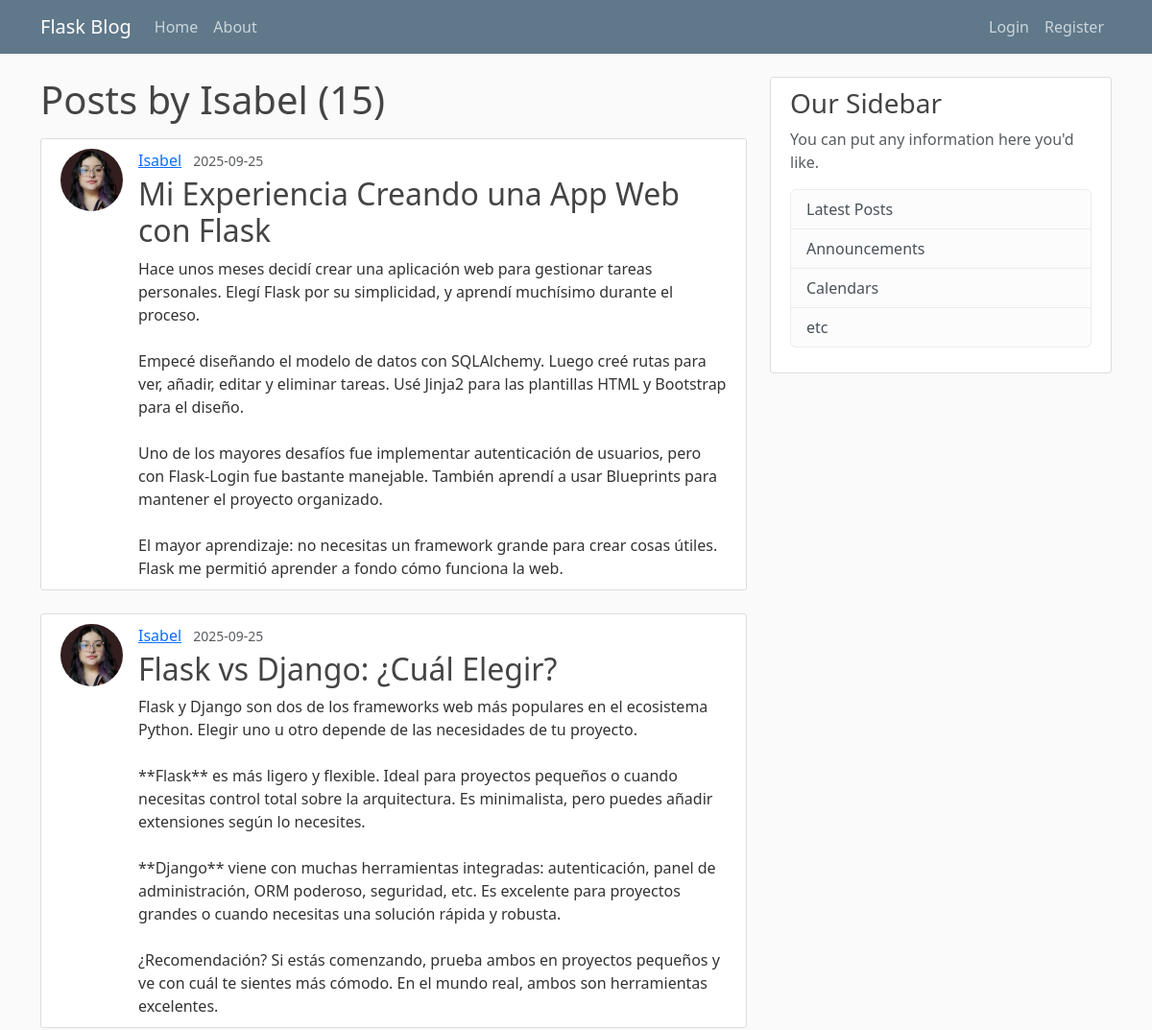
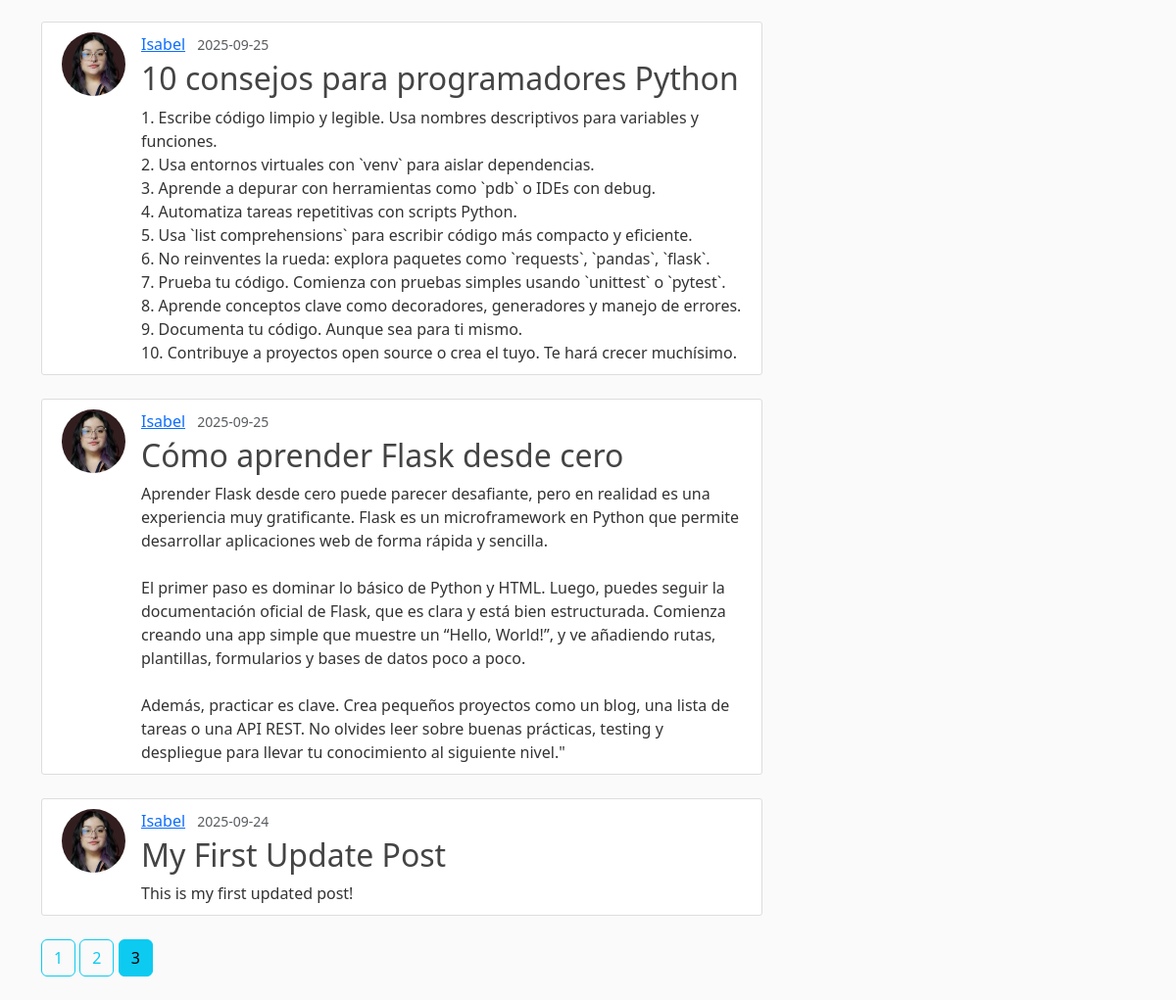
The page /user/Isabel?page=3 on the database its author committed (2 pictures, top to bottom).
### flaskblog/models.py (models this page shows, shortened)
class User(db.Model, UserMixin):
    id = db.Column(db.Integer, primary_key=True)
    username = db.Column(db.String(20), unique=True, nullable=False)
    email = db.Column(db.String(120), unique=True, nullable=False)
    image_file = db.Column(db.String(20), nullable=False, default='default.jpg')
    password = db.Column(db.String(60), nullable=False)
    posts = db.relationship('Post', backref='author', lazy=True)

class Post(db.Model):
    id = db.Column(db.Integer, primary_key=True)
    title = db.Column(db.String(100), nullable=False)
    date_posted = db.Column(db.DateTime, nullable=False, default=datetime.utcnow)
    content = db.Column(db.Text, nullable=False)
    user_id = db.Column(db.Integer, db.ForeignKey('user.id'), nullable=False)

### flaskblog/users/routes.py (the view)
@users.route('/user/<string:username>')
def user_posts(username):
    page = request.args.get('page', 1, type=int)
    user = User.query.filter_by(username=username).first_or_404()
    posts = Post.query.filter_by(author=user)\
        .order_by(Post.date_posted.desc())\
        .paginate(page=page, per_page=5)
    return render_template('user_posts.html', posts=posts, user=user)

### flaskblog/templates/user_posts.html
{% extends "layout.html" %}
{% block content %}
    <h1 class="mb-3">Posts by {{ user.username }} ({{ posts.total }})</h1>
    {% for post in posts.items %}
        <article class="content-section d-flex mb-4">
            <img class="rounded-circle article-img" src="{{ url_for('static', filename='profile_pics/' + post.author.image_file) }}">
            <div>
                <div class="mb-1">
                  <a class="me-2" href="{{ url_for('users.user_posts', username=post.author.username) }}">{{ post.author.username }}</a>
                  <small class="text-muted">{{ post.date_posted.strftime('%Y-%m-%d') }}</small>
                </div>
                <h2><a class="article-title" href="{{ url_for('posts.post', post_id=post.id) }}">{{ post.title }}</a></h2>
                <div class="article-content">{{ post.content | e }}</div>
            </div>
        </article>
    {% endfor %}
    {% for page_num in posts.iter_pages(left_edge=1, right_edge=1, left_current=1, right_current=2) %}
        {% if page_num %}
            {% if posts.page == page_num %}
                <a class="btn btn-info mb-4" href="{{ url_for('users.user_posts', username=user.username, page=page_num)}}">{{ page_num }}</a>
            {% else %}
                <a class="btn btn-outline-info mb-4" href="{{ url_for('users.user_posts', username=user.username, page=page_num)}}">{{ page_num }}</a>
            {% endif %}
        {% else %}
            ...
        {% endif %}
    {% endfor %}
{% endblock content %}

### flaskblog/static/main.css (style rules this page uses)
body { background: #fafafa; color: #333333; margin-top: 5rem; }
h1, h2, h3, h4, h5, h6 { color: #444444; }
.content-section { background: #ffffff; padding: 10px 20px; border: 1px solid #dddddd; border-radius: 3px; margin-bottom: 20px; }
.article-title { color: #444444; text-decoration: none; }
.article-content { white-space: pre-wrap; word-break: break-word; overflow-wrap: break-word; overflow-x: auto; }
.article-img { height: 65px; width: 65px; margin-right: 16px; }

### rows shown on the page
User: username "Isabel"
Post: image_file (picture), author.username "Isabel", date_posted "2025-09-25", title "Mi Experiencia Creando una App Web con Flask", content "Hace unos meses decidí crear una aplicación web para gestionar tareas personales. Elegí Flask por su simplicidad, y aprendí muchísimo durante el proceso. Empecé diseñando el modelo de datos con SQLAlchemy. Luego creé rutas para ver, añadir, editar y eliminar tareas. Usé Jinja2 para las plantillas HTML y Bootstrap para el diseño. Uno de los mayores desafíos fue implementar autenticación de usuarios, pero con Flask-Login fue bastante manejable. También aprendí a usar Blueprints para mantener el proyecto organizado. El mayor aprendizaje: no necesitas un framework grande para crear cosas útiles. Flask me permitió aprender a fondo cómo funciona la web.…"
Post: image_file (picture), author.username "Isabel", date_posted "2025-09-25", title "Flask vs Django: ¿Cuál Elegir?", content "Flask y Django son dos de los frameworks web más populares en el ecosistema Python. Elegir uno u otro depende de las necesidades de tu proyecto. **Flask** es más ligero y flexible. Ideal para proyectos pequeños o cuando necesitas control total sobre la arquitectura. Es minimalista, pero puedes añadir extensiones según lo necesites. **Django** viene con muchas herramientas integradas: autenticación, panel de administración, ORM poderoso, seguridad, etc. Es excelente para proyectos grandes o cuando necesitas una solución rápida y robusta. ¿Recomendación? Si estás comenzando, prueba ambos en proyectos pequeños y ve con cuál te sientes más cómodo. En el mundo real, ambos son herramientas…"
Post: image_file (picture), author.username "Isabel", date_posted "2025-09-25", title "10 consejos para programadores Python", content "1. Escribe código limpio y legible. Usa nombres descriptivos para variables y funciones. 2. Usa entornos virtuales con `venv` para aislar dependencias. 3. Aprende a depurar con herramientas como `pdb` o IDEs con debug. 4. Automatiza tareas repetitivas con scripts Python. 5. Usa `list comprehensions` para escribir código más compacto y eficiente. 6. No reinventes la rueda: explora paquetes como `requests`, `pandas`, `flask`. 7. Prueba tu código. Comienza con pruebas simples usando `unittest` o `pytest`. 8. Aprende conceptos clave como decoradores, generadores y manejo de errores. 9. Documenta tu código. Aunque sea para ti mismo. 10. Contribuye a proyectos open source o crea el tuyo. Te hará…"
Post: image_file (picture), author.username "Isabel", date_posted "2025-09-25", title "Cómo aprender Flask desde cero", content "Aprender Flask desde cero puede parecer desafiante, pero en realidad es una experiencia muy gratificante. Flask es un microframework en Python que permite desarrollar aplicaciones web de forma rápida y sencilla. El primer paso es dominar lo básico de Python y HTML. Luego, puedes seguir la documentación oficial de Flask, que es clara y está bien estructurada. Comienza creando una app simple que muestre un “Hello, World!”, y ve añadiendo rutas, plantillas, formularios y bases de datos poco a poco. Además, practicar es clave. Crea pequeños proyectos como un blog, una lista de tareas o una API REST. No olvides leer sobre buenas prácticas, testing y despliegue para llevar tu conocimiento al…"
Post: image_file (picture), author.username "Isabel", date_posted "2025-09-24", title "My First Update Post", content "This is my first updated post!"

### other values the page prints
{{ posts.total }} "15"
{{ page_num }} "1" "2"
{{ page_num }} "3"
